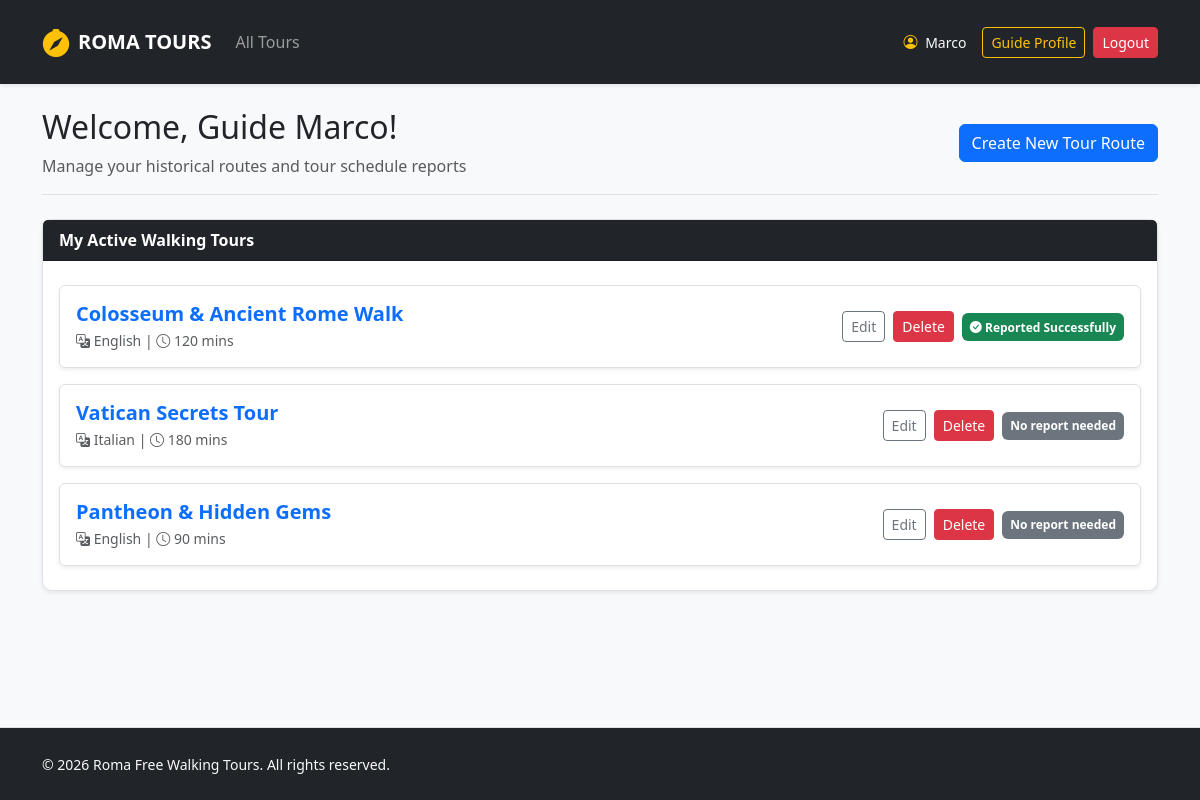
Page /guide/profile (signed in) on the committed database.
### tables this page shows
CREATE TABLE users (
            id INTEGER PRIMARY KEY AUTOINCREMENT,
            name TEXT NOT NULL,
            surname TEXT NOT NULL,
            email TEXT UNIQUE NOT NULL,
            password TEXT NOT NULL,
            role TEXT CHECK(role IN ('guide', 'participant', 'administrator')) NOT NULL,
            languages TEXT
        );

CREATE TABLE tours (
            id INTEGER PRIMARY KEY AUTOINCREMENT,
            guide_id INTEGER NOT NULL,
            title TEXT NOT NULL,
            meeting_point TEXT NOT NULL,
            duration INTEGER NOT NULL,
            language TEXT NOT NULL,
            max_participants INTEGER NOT NULL,
            description TEXT NOT NULL,
            stops TEXT NOT NULL,
            photos TEXT NOT NULL,
            FOREIGN KEY (guide_id) REFERENCES users(id) ON DELETE CASCADE
        );

### routes/auth_routes.py (the view)
@auth_bp.route("/guide/profile")
@login_required
@guide_required
def profile_guide():
    from dao.tours_dao import get_tours_by_guide_id
    my_tours = get_tours_by_guide_id(current_user.id)
    reportable_tours = tours_dao.get_past_tours_with_reservations(current_user.id)
    return render_template("profile_guide.html", tours=my_tours, reportable_tours=reportable_tours)

### app.py (called while the page is built)
@login_manager.user_loader
def load_user(user_id):
    db_user = get_user_by_id(user_id)
    if db_user:
        return User(
            id=db_user["id"], name=db_user["name"], surname=db_user["surname"],
            email=db_user["email"], role=db_user["role"], languages=db_user["languages"]
        )
    return None

### dao/tours_dao.py (called while the page is built)
def get_tours_by_guide_id(p_guide_id):
    query = """
        SELECT t.*, CASE WHEN tr.id IS NOT NULL THEN 1 ELSE 0 END as is_reported
        FROM tours t
        LEFT JOIN tour_reports tr ON t.id = tr.tour_id
        WHERE t.guide_id = ?
    """
    conn = sqlite3.connect(DB_FILE_PATH)
    conn.row_factory = sqlite3.Row
    cursor = conn.cursor()
    cursor.execute(query, (p_guide_id,))
    tours = cursor.fetchall()
    cursor.close()
    conn.close()
    return tours

def get_past_tours_with_reservations(p_guide_id):
    today = datetime.now().strftime("%Y-%m-%d")
    query = """
        SELECT DISTINCT t.*
        FROM tours t
        JOIN reservations r ON t.id = r.tour_id
        WHERE t.guide_id = ?
        AND r.tour_date < ?
    """
    conn = sqlite3.connect(DB_FILE_PATH)
    conn.row_factory = sqlite3.Row
    cursor = conn.cursor()
    cursor.execute(query, (p_guide_id, today))
    tours = [dict(row) for row in cursor.fetchall()]
    conn.close()
    return tours

### dao/users_dao.py (called while the page is built)
def get_user_by_id(p_id):
    query = "SELECT * FROM users WHERE id = ?"
    conn = sqlite3.connect("roma_tours.db")
    conn.row_factory = sqlite3.Row
    cursor = conn.cursor()
    cursor.execute(query, (p_id,))
    db_user = cursor.fetchone()
    cursor.close()
    conn.close()
    return db_user

### routes/auth_routes.py (called while the page is built)
def guide_required(f):
    @wraps(f)
    def decorated_function(*args, **kwargs):
        if not current_user.is_authenticated or current_user.role != 'guide':
            flash("Only guides can access this page.", "danger")
            return redirect(url_for("home"))
        return f(*args, **kwargs)
    return decorated_function

### templates/profile_guide.html (shortened to what this page needs)
{% extends 'base.html' %}
{% block content %}
<div class="col-12">
  <div class="d-flex flex-wrap justify-content-between align-items-center mb-4 border-bottom pb-3">
    <div>
      <h2>Welcome, Guide {{ current_user.name }}!</h2>
      <p class="text-muted mb-0">Manage your historical routes and tour schedule reports</p>
    </div>
    <a href="{{ url_for('guide.new_tour') }}" class="btn btn-primary">Create New Tour Route</a>
  </div>
  <div class="card shadow-sm border mb-4">
    <div class="card-header bg-dark text-white fw-bold">My Active Walking Tours</div>
    <div class="card-body py-4">
      {% if tours %}
        <div class="list-group gap-3">
          {% for tour in tours %}
            <div class="list-group-item d-flex justify-content-between align-items-center rounded border shadow-sm p-3">
              <div>
                <h5 class="mb-1 fw-bold text-primary">{{ tour.title }}</h5>
                <p class="mb-0 text-muted small">
                  <i class="bi bi-translate"></i> {{ tour.language }} |
                  <i class="bi bi-clock"></i> {{ tour.duration }} mins
                </p>
              </div>
              <div class="d-flex gap-2 align-items-center">
                <a href="{{ url_for('guide.edit_tour', tour_id=tour.id) }}" class="btn btn-sm btn-outline-secondary">Edit</a>
                <form action="{{ url_for('guide.delete_tour', tour_id=tour.id) }}" method="POST" class="d-inline">
                  <button type="submit" class="btn btn-sm btn-danger" onclick="return confirm('Are you sure you want to delete this tour?')">
                    Delete
                  </button>
                </form>
               {% if reportable_tours and tour.id in reportable_tours|map(attribute='id') %}
               {% if tour.is_reported %}
                <span class="badge bg-success p-2 w-100"><i class="bi bi-check-circle-fill"></i> Reported Successfully</span>
                {% endif %}
                {% else %}
                 <span class="badge bg-secondary p-2">No report needed</span>
                 {% endif %}
              </div>
            </div>
          {% endfor %}
        </div>
      {% else %}
        <div class="text-center py-4 text-muted">
          <i class="bi bi-map fs-2 mb-2 d-block text-secondary"></i>
          <p class="mb-0 small">No custom tour routes created yet. Click the button above to start your first tour!</p>
        </div>
      {% endif %}
    </div>
  </div>
</div>
{% endblock %}

### templates/base.html (shortened to what this page needs)
<!DOCTYPE html>
<html lang="en">
<head>
  <link href="https://cdn.jsdelivr.net/npm/bootstrap@5.3.2/dist/css/bootstrap.min.css" rel="stylesheet">
  <link rel="stylesheet" href="https://cdn.jsdelivr.net/npm/bootstrap-icons@1.11.3/font/bootstrap-icons.min.css">
  <link rel="stylesheet" href="{{ url_for('static', filename='css/styles.css') }}">
</head>
<body class="d-flex flex-column min-vh-100">
  <header>
    <nav class="navbar navbar-expand-lg navbar-dark bg-dark shadow-sm py-3 mb-4">
      <div class="container">
        <a class="navbar-brand d-flex align-items-center fw-bold text-uppercase tracking-wider" href="{{ url_for('roma_tours') }}">
          <i class="bi bi-compass-fill me-2 text-warning fs-3"></i> Roma Tours
        </a>
        <div class="collapse navbar-collapse" id="mainNav">
          <ul class="navbar-nav me-auto mb-2 mb-lg-0">
            <li class="nav-item">
              <a class="nav-link {% if request.endpoint == 'home' %}active{% endif %}" href="{{ url_for('home') }}">All Tours</a>
            </li>
          </ul>
          <div class="d-flex align-items-center gap-2">
            {% if current_user.is_authenticated %}
              <span class="text-light me-2 small">
                <i class="bi bi-person-circle me-1 text-warning"></i> {{ current_user.name }}
              </span>
              {% if current_user.role == 'administrator' %}
                <a href="{{ url_for('auth.profile_admin') }}" class="btn btn-outline-warning btn-sm">Admin Dashboard</a>
              {% elif current_user.role == 'guide' %}
                <a href="{{ url_for('auth.profile_guide') }}" class="btn btn-outline-warning btn-sm">Guide Profile</a>
              {% else %}
                <a href="{{ url_for('auth.profile_participant') }}" class="btn btn-outline-warning btn-sm">My Bookings</a>
              {% endif %}
              <a href="{{ url_for('auth.logout') }}" class="btn btn-danger btn-sm">Logout</a>
            {% endif %}
          </div>
        </div>
      </div>
    </nav>
  </header>
  <main class="container flex-grow-1">
    <div class="row g-4">
      {% block content %}{% endblock %}
    </div>
  </main>
  <footer class="mt-auto border-top bg-dark text-light">
    <div class="container py-4">
      <div class="row align-items-center">
        <div class="col-12 col-md-6 text-center text-md-start">
          <span class="small">© 2026 Roma Free Walking Tours. All rights reserved.</span>
        </div>
      </div>
    </div>
  </footer>
</body>
</html>

### static/css/styles.css (style rules this page uses)
body { background-color: #f8f9fa; font-family: 'Segoe UI', Tahoma, Geneva, Verdana, sans-serif; font-size: 1rem; }
.card { border: none; border-radius: 0.6rem; transition: transform 0.2s ease, box-shadow 0.2s ease; }

### rows in the picture
users: name "Marco"
tours: title "Colosseum & Ancient Rome Walk", language "English", duration "120", shows "Reported Successfully"
tours: title "Vatican Secrets Tour", language "Italian", duration "180", shows "No report needed"
tours: title "Pantheon & Hidden Gems", language "English", duration "90", shows "No report needed"
